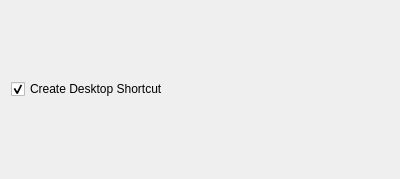
<?xml version="1.0" encoding="UTF-8"?>
<ui version="4.0">
 <class>RegisterFileCheckBoxForm</class>
 <widget class="QWidget" name="DesktopCheckBoxForm">
  <property name="geometry">
   <rect>
    <x>0</x>
    <y>0</y>
    <width>400</width>
    <height>179</height>
   </rect>
  </property>
  <property name="windowTitle">
   <string>Form</string>
  </property>
  <layout class="QVBoxLayout" name="verticalLayout">
   <item>
    <widget class="QCheckBox" name="DesktopCheckBox">
     <property name="text">
      <string>Create Desktop Shortcut</string>
     </property>
     <property name="checked">
      <bool>true</bool>
     </property>
    </widget>
   </item>
  </layout>
 </widget>
 <resources/>
 <connections/>
</ui>
